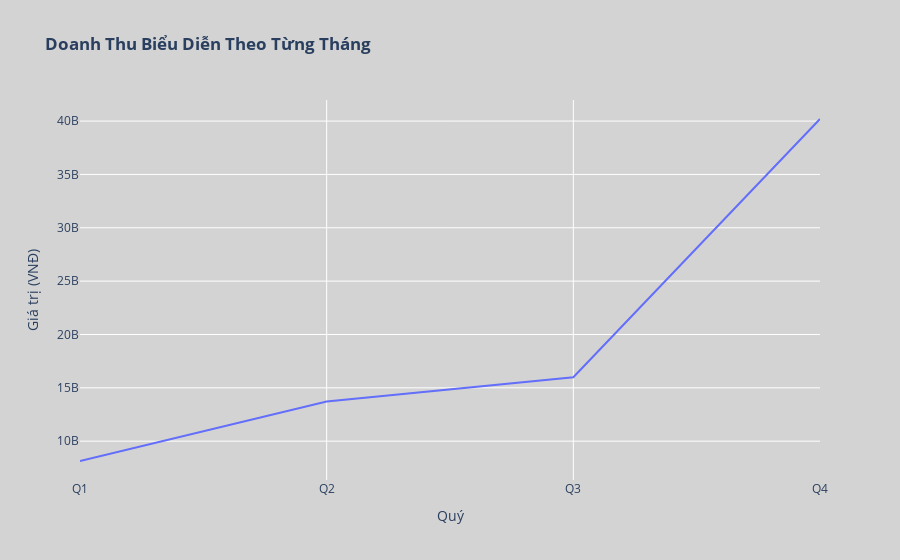

The cell this chart's notebook holds for it:
### Markdown cell above
<h3 style="color:white"><strong>--> Quý 4 có doanh thu cao nhất và vượt trội so với các quý còn lại

### Code cell
fig=fig = px.line(df_revenue_per_quarter, x='Quý', y='Doanh thu', title='<b>Doanh Thu Biểu Diễn Theo Từng Tháng</b>')
fig.update_layout(
    xaxis=dict(
        tickmode='array',
        tickvals=[1, 2, 3, 4],
        ticktext=['Q1', 'Q2', 'Q3', 'Q4']
    ),
    yaxis_title="Giá trị (VNĐ)",
    legend_title="Chỉ tiêu",
    paper_bgcolor='lightgrey',
    plot_bgcolor='lightgrey',
    
)

fig.update_traces(
    hovertemplate='Quý %{x}: %{y:.2f} VNĐ',
    line=dict(width=2)
)

fig.update_traces(selector=dict(name='Doanh thu'), line=dict(color='blue'))
fig.update_traces(selector=dict(name='Lợi nhuận'), line=dict(color='green', dash='dash'))

fig.show()

### Figure 1 — Plotly figure (JSON) as saved in the notebook; plotly's stock layout.template omitted (floating-point values rounded to 4 significant figures)
{"data": [{"hovertemplate": "Quý %{x}: %{y:.2f} VNĐ", "legendgroup": "", "line": {"color": "#636efa", "dash": "solid", "width": 2}, "marker": {"symbol": "circle"}, "mode": "lines", "name": "", "orientation": "v", "showlegend": false, "type": "scatter", "x": [1, 2, 3, 4], "xaxis": "x", "y": [8141219000, 13708539000, 15993524000, 40195717000], "yaxis": "y"}], "layout": {"legend": {"title": {"text": "Chỉ tiêu"}, "tracegroupgap": 0}, "paper_bgcolor": "lightgrey", "plot_bgcolor": "lightgrey", "title": {"text": "<b>Doanh Thu Biểu Diễn Theo Từng Tháng</b>"}, "xaxis": {"anchor": "y", "domain": [0, 1], "tickmode": "array", "ticktext": ["Q1", "Q2", "Q3", "Q4"], "tickvals": [1, 2, 3, 4], "title": {"text": "Quý"}}, "yaxis": {"anchor": "x", "domain": [0, 1], "title": {"text": "Giá trị (VNĐ)"}}}}
